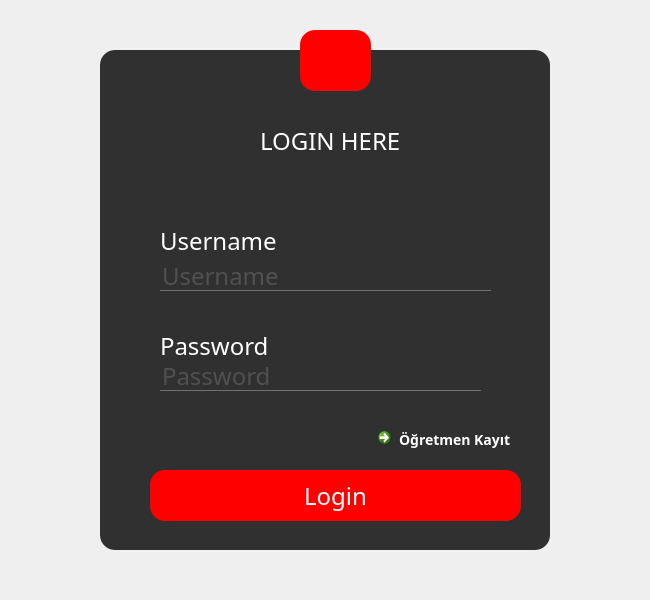
<?xml version="1.0" encoding="UTF-8"?>
<ui version="4.0">
 <class>Form</class>
 <widget class="QWidget" name="Form">
  <property name="geometry">
   <rect>
    <x>0</x>
    <y>0</y>
    <width>650</width>
    <height>600</height>
   </rect>
  </property>
  <property name="minimumSize">
   <size>
    <width>650</width>
    <height>600</height>
   </size>
  </property>
  <property name="maximumSize">
   <size>
    <width>650</width>
    <height>600</height>
   </size>
  </property>
  <property name="windowTitle">
   <string>Form</string>
  </property>
  <property name="styleSheet">
   <string notr="true">*{
	font-family: century gothic;
	font-size: 24px
}

QFrame
{
	background: rgba(0,0,0,0.8);
	border-radius:15px;
}
#Form{
	background-image:url(:/newPrefix/bg2.jpg);
	background-repeat: no-repeat; 
}

QToolButton
{
	background: red;
	color: black;
	border-radius: 30px;
}
QLabel {
	color: white;
	background:transparent;

}

QLineEdit 
{
	background: transparent;
	border: none;
	color: #717072;
	border-bottom: 1px solid #717072;
}</string>
  </property>
  <widget class="QFrame" name="frame">
   <property name="geometry">
    <rect>
     <x>100</x>
     <y>50</y>
     <width>450</width>
     <height>500</height>
    </rect>
   </property>
   <property name="autoFillBackground">
    <bool>false</bool>
   </property>
   <property name="frameShape">
    <enum>QFrame::StyledPanel</enum>
   </property>
   <property name="frameShadow">
    <enum>QFrame::Raised</enum>
   </property>
   <widget class="QLabel" name="label">
    <property name="geometry">
     <rect>
      <x>160</x>
      <y>60</y>
      <width>151</width>
      <height>61</height>
     </rect>
    </property>
    <property name="text">
     <string>LOGIN HERE</string>
    </property>
   </widget>
   <widget class="QPushButton" name="pushButton">
    <property name="geometry">
     <rect>
      <x>50</x>
      <y>420</y>
      <width>371</width>
      <height>51</height>
     </rect>
    </property>
    <property name="styleSheet">
     <string notr="true">QPushButton
{
	background: red;
	border-radius: 15px;
	color: white;
}
QPushButton:hover
{
	background:#262626;
	border-radius: 15px;
	color: white;
}</string>
    </property>
    <property name="text">
     <string>Login</string>
    </property>
   </widget>
   <widget class="QLineEdit" name="lineEdit">
    <property name="geometry">
     <rect>
      <x>60</x>
      <y>210</y>
      <width>331</width>
      <height>31</height>
     </rect>
    </property>
    <property name="autoFillBackground">
     <bool>false</bool>
    </property>
    <property name="styleSheet">
     <string notr="true"/>
    </property>
    <property name="inputMask">
     <string/>
    </property>
    <property name="text">
     <string/>
    </property>
    <property name="maxLength">
     <number>20</number>
    </property>
    <property name="placeholderText">
     <string>Username</string>
    </property>
   </widget>
   <widget class="QLineEdit" name="lineEdit_2">
    <property name="geometry">
     <rect>
      <x>60</x>
      <y>310</y>
      <width>321</width>
      <height>31</height>
     </rect>
    </property>
    <property name="autoFillBackground">
     <bool>false</bool>
    </property>
    <property name="styleSheet">
     <string notr="true"/>
    </property>
    <property name="inputMask">
     <string/>
    </property>
    <property name="text">
     <string/>
    </property>
    <property name="maxLength">
     <number>20</number>
    </property>
    <property name="echoMode">
     <enum>QLineEdit::Password</enum>
    </property>
    <property name="placeholderText">
     <string>Password</string>
    </property>
   </widget>
   <widget class="QLabel" name="label_2">
    <property name="geometry">
     <rect>
      <x>60</x>
      <y>160</y>
      <width>151</width>
      <height>61</height>
     </rect>
    </property>
    <property name="styleSheet">
     <string notr="true"/>
    </property>
    <property name="text">
     <string>Username</string>
    </property>
   </widget>
   <widget class="QLabel" name="label_3">
    <property name="geometry">
     <rect>
      <x>60</x>
      <y>280</y>
      <width>151</width>
      <height>31</height>
     </rect>
    </property>
    <property name="styleSheet">
     <string notr="true">background:transparent;
</string>
    </property>
    <property name="text">
     <string>Password</string>
    </property>
   </widget>
   <widget class="QCommandLinkButton" name="commandLinkButton">
    <property name="geometry">
     <rect>
      <x>270</x>
      <y>370</y>
      <width>151</width>
      <height>41</height>
     </rect>
    </property>
    <property name="sizePolicy">
     <sizepolicy hsizetype="Minimum" vsizetype="Preferred">
      <horstretch>0</horstretch>
      <verstretch>0</verstretch>
     </sizepolicy>
    </property>
    <property name="styleSheet">
     <string notr="true">QCommandLinkButton
{
	background: transparent;
	border-radius: 15px;
	color: white;
	font-size:14px;
}
QCommandLinkButton:hover
{
	background: #444444;
	border-radius: 15px;
	color: #333;
}</string>
    </property>
    <property name="text">
     <string>Öğretmen Kayıt</string>
    </property>
    <property name="iconSize">
     <size>
      <width>20</width>
      <height>20</height>
     </size>
    </property>
   </widget>
  </widget>
  <widget class="QToolButton" name="toolButton">
   <property name="geometry">
    <rect>
     <x>300</x>
     <y>30</y>
     <width>71</width>
     <height>61</height>
    </rect>
   </property>
   <property name="styleSheet">
    <string notr="true">QToolButton
{
    image: url(:/newPrefix/user2.png);
	background: red;
	border-radius: 15px;
	color: white;
}
QToolButton:hover
{
	background:#ababab;
	border-radius: 15px;
	color: white;
}</string>
   </property>
   <property name="text">
    <string/>
   </property>
   <property name="icon">
    <iconset resource="login.qrc">
     <normaloff>:/newPrefix/user.png</normaloff>:/newPrefix/user.png</iconset>
   </property>
   <property name="iconSize">
    <size>
     <width>40</width>
     <height>40</height>
    </size>
   </property>
  </widget>
 </widget>
 <resources>
  <include location="login.qrc"/>
 </resources>
 <connections/>
</ui>
